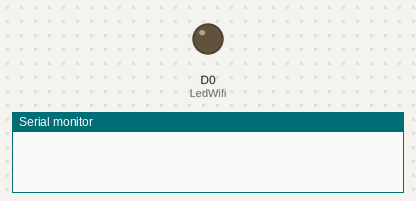
The sketch below on a simulated ESP8266 (NodeMCU). Shown: output pins drawn as LEDs (lit = HIGH), the last lines printed to the serial monitor. WiFi joins after 1.5 s; servers stay silent unless stated.

Above: at 0.1 s.
At 1.6 s:
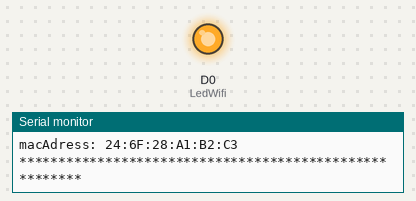
Timing chart, 0 to 3.1 s (numbered marks = the images above):
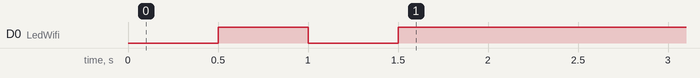

The sketch:

Conectar_a_red_wifi.ino
```cpp
#include<ESP8266WiFi.h>
#include<Ticker.h>

  #define LedWifi D0
Ticker tic_WifiLed;

void parpadeoLedWifi(){
  byte estado=digitalRead(LedWifi);
  digitalWrite(LedWifi,!estado);
}
String Internet = "INFINITUMFC9B_2.4";    //Nombre del internet INFINITUM1101
String password = "P4YugE8pYK";    //Contraseña BG0D14aVzJ
byte cont =0;   //Conteo
byte max_intense =50; //Máxima cantidad de intentos
void setup() {
tic_WifiLed.attach(0.5,parpadeoLedWifi);
  //inicia serial
  pinMode(LedWifi, OUTPUT);
  Serial.begin(115200);
  Serial.println("\n");
  //Conexión wifi
 WiFi.begin(Internet, password);    //Se incializa el wifi con los parametrso de ssid y de contraseña
 while(WiFi.status() != WL_CONNECTED and cont<max_intense){ //Si aún no se conecta y el conteo es menor que la maxima catndiad de intentos
  cont++; //Sigue intentandolo
  delay(500);   //Cada medio segundo
  Serial.println(".");  ///Pone un punto por cada intento
 }
Serial.println(""); //Salto de línea
//Si es menor el conteo
if(cont<max_intense){
  //Se escriben los siguientes datos
  Serial.println("*******************************************************");
  Serial.print("Conectado a la red WiFi: ");
  Serial.println(WiFi.SSID());
  Serial.print("IP: ");
  Serial.println(WiFi.localIP());
  Serial.print("macAdress: ");
  Serial.println(WiFi.macAddress());
  Serial.println("*******************************************************");
   tic_WifiLed.detach();
  digitalWrite(LedWifi,HIGH);
}
else{   //Si no
  //No se conecta
  Serial.println("--------------------------------------------------------");
  Serial.println("Error de conexión");
  Serial.println("--------------------------------------------------------");
}
}
void loop(){
//HLGPDF
}
```
